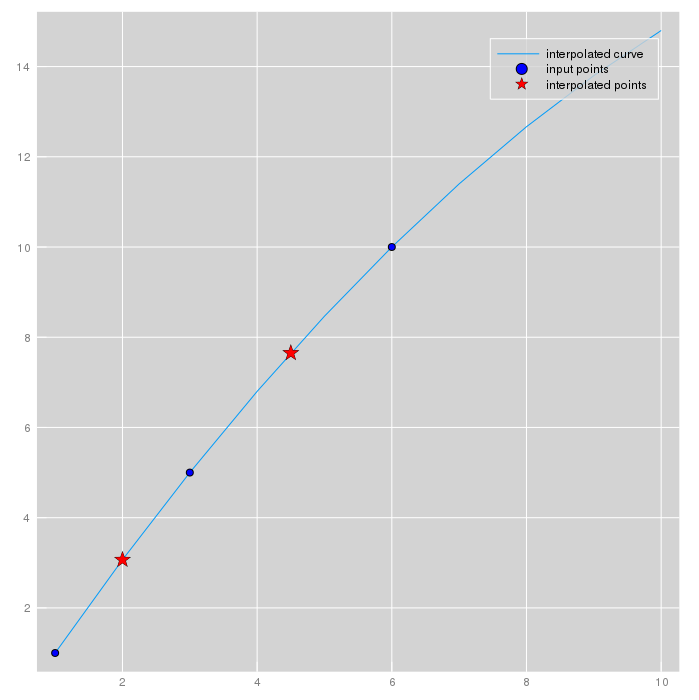

The Julia source for this figure:
using NumericalMethodsforEngineers, DataFrames, Plots

@sym begin
  LagrangePolynomial(xi_, yi_) := Module([N, sum, num, den],
    begin
      N = Length(xi)
      sum = 0
      For( i=1, i <= N, Increment(i),
        begin
          num = 1
          den = 1
          For( j=1, j <= N, Increment(j),
            begin
              If(j != i, num *= (x-xi[j]))
              If(j != i, den *= (xi[i]-xi[j]))
            end
          )
          sum += yi[i] * num/den
        end
      ),
      Return(Simplify(sum))
    end
  )
end

println()
@sym begin
  xi = [1, 3, 6]
  yi = [1, 5, 10]
  # LagrangePolynomial defined in ../../src/ch07/sym_fcns.jl
  Q(x_) = LagrangePolynomial(xi, yi)
  SetJ(qs, ToString(Q(x)))
  Print("Q(x) = $(Q(x))\n")
end

@sym Print("Q(4.5) = $(N(Q(4.5)))\n");
println("\n")

ProjDir = dirname(@__FILE__)
cd(ProjDir) #do
  
  x = [1.0, 3.0, 6.0]
  y = [1.0, 5.0, 10.0]
  xi = [2.0, 4.5]
  (dfin, dfxi) = lagrangianpolynomial(length(x), x, y, xi)
  
  dfin |> display
  println()
  
  dfxi |> display
  println()
  
  @eval f(x) = $(Meta.parse(qs))

  xint = 1:1:10
  p = plot(xint, f.(xint), line=(:path, 1), label="interpolated curve")
  scatter!(p, dfin[:x], dfin[:y], marker=(:circle, 4), label="input points", color=:blue)
  scatter!(p, dfxi[:xi], dfxi[:yi], marker=(:star, 8), color=:red, label="interpolated points")
  
  plot(p)
  savefig("ex.5.1_symata.png")
  #gui()
  
  #end